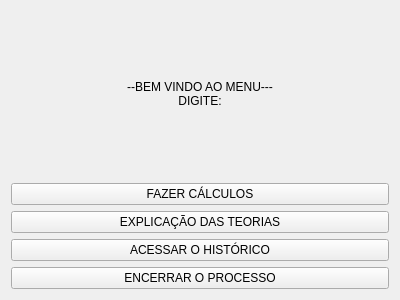
<?xml version="1.0" encoding="UTF-8"?>
<ui version="4.0">
 <class>Form</class>
 <widget class="QWidget" name="Form">
  <property name="geometry">
   <rect>
    <x>0</x>
    <y>0</y>
    <width>400</width>
    <height>300</height>
   </rect>
  </property>
  <property name="windowTitle">
   <string>Menu Principal</string>
  </property>
  <layout class="QVBoxLayout" name="verticalLayout">
   <item>
    <widget class="QLabel" name="label">
     <property name="text">
      <string>--BEM VINDO AO MENU---&#10;DIGITE:</string>
     </property>
     <property name="alignment">
      <set>Qt::AlignCenter</set>
     </property>
    </widget>
   </item>
   <item>
    <widget class="QPushButton" name="btn_calculos">
     <property name="text">
      <string>FAZER CÁLCULOS</string>
     </property>
    </widget>
   </item>
   <item>
    <widget class="QPushButton" name="btn_teorias">
     <property name="text">
      <string>EXPLICAÇÃO DAS TEORIAS</string>
     </property>
    </widget>
   </item>
   <item>
    <widget class="QPushButton" name="btn_historico">
     <property name="text">
      <string>ACESSAR O HISTÓRICO</string>
     </property>
    </widget>
   </item>
   <item>
    <widget class="QPushButton" name="btn_encerrar">
     <property name="text">
      <string>ENCERRAR O PROCESSO</string>
     </property>
    </widget>
   </item>
  </layout>
 </widget>
 <resources/>
 <connections/>
</ui>
